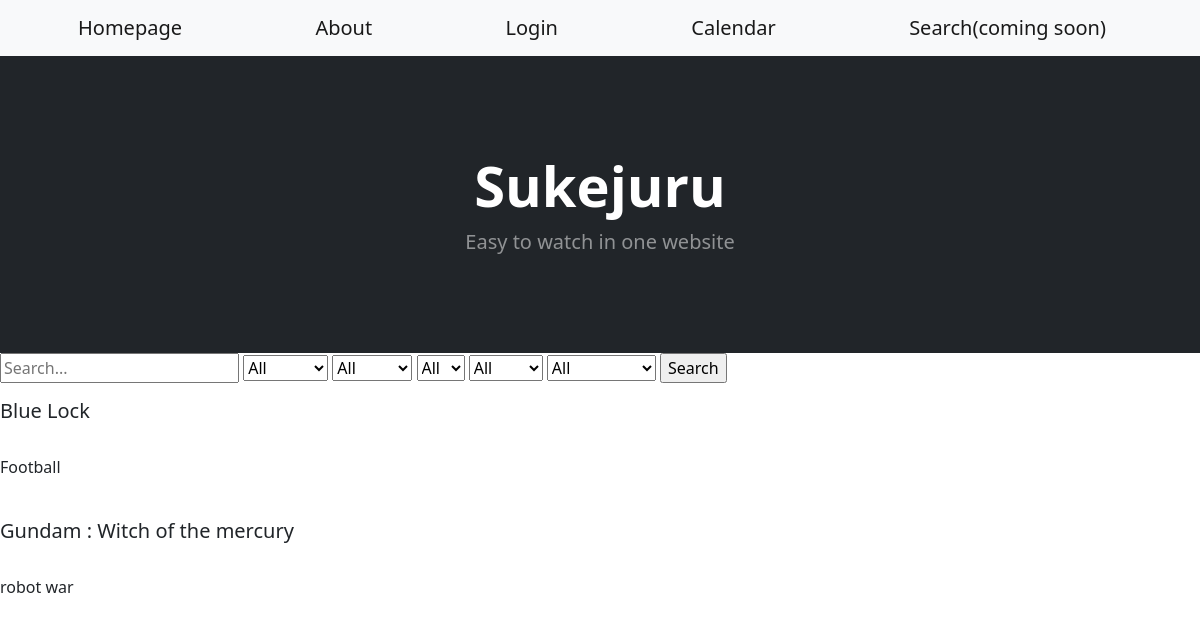
The app's page /search, older data.
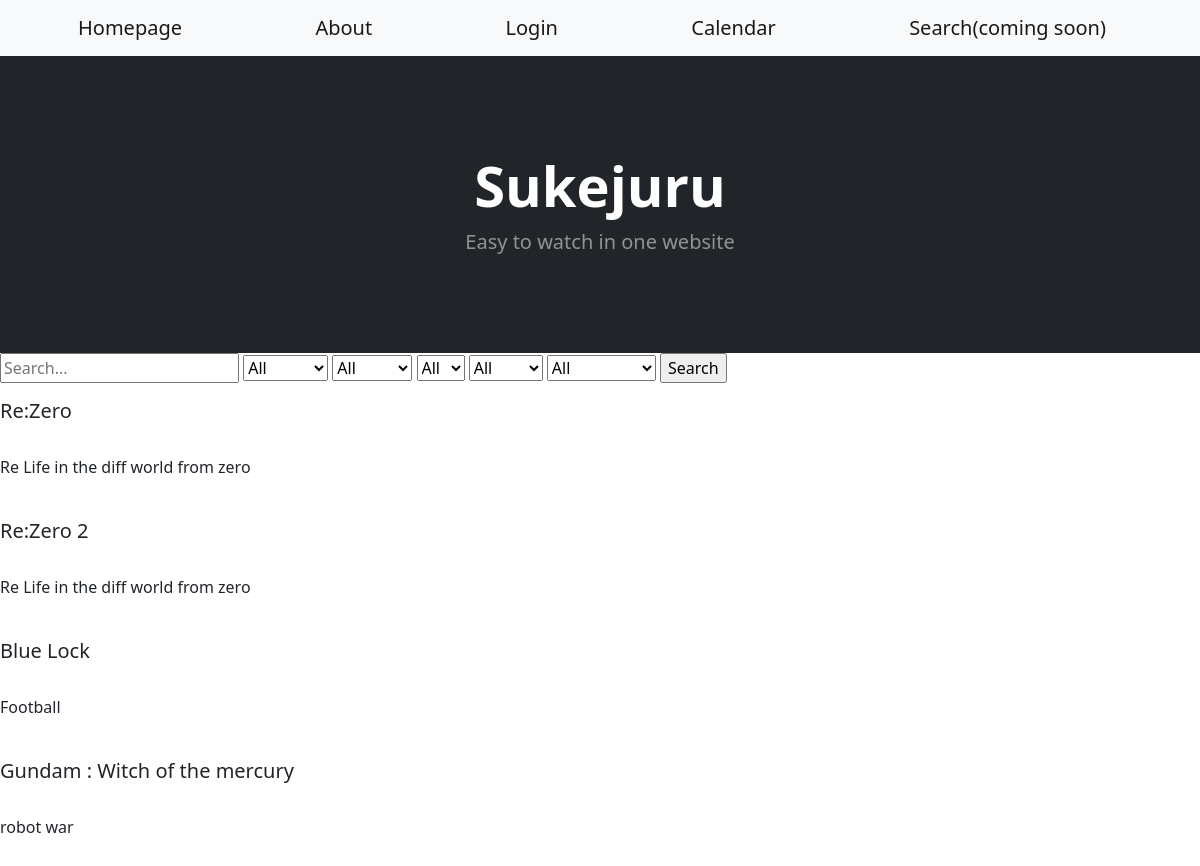
The same page, newer data.
### sekujuru_app/models.py (models this page shows, shortened)
class Anime(models.Model):
    anime_id = models.IntegerField(primary_key=True)
    anime_name = models.CharField(max_length=99)
    anime_image = models.CharField(max_length=999, default="https://upload.wikimedia.org/wikipedia/commons/thumb/d/d1/Image_not_available.png/640px-Image_not_available.png")
    description = models.CharField(max_length=999, default="-")
    platform = models.ManyToManyField(AnimePlatform, default=None)
    day = models.ManyToManyField(Day)
    time = models.TimeField()
    genre = models.ManyToManyField(Genre)
    season = models.ManyToManyField(Season)
    rating = models.IntegerField()

### sekujuru_app/views.py (the view)
# urls.py: path('search', views.search_view, name='search'),
def search_view(request):
    context = {
        "platform": AnimePlatform.objects.all(),
        "genre": Genre.objects.all(),
        "season": Season.objects.all(),
    }
    if request.method == "GET":
        query = request.GET.get("q")
        platform = request.GET.get("platform")
        genre = request.GET.get("genre")
        season = request.GET.get("season")
        rating = request.GET.get("rating")
        day = request.GET.get("day")
        if query==None:
            search_result = Anime.objects.all().order_by("rating")
            context.update({"result": search_result})
        else:
            search_result = Anime.objects.filter(
                Q(anime_name__icontains=query) | Q(description__icontains=query),
            )
        if platform != "All" and platform != None:
            search_result = search_result.filter(platform__name=platform)
        if genre != "All" and genre != None:
            search_result = search_result.filter(genre__name=genre)
        if season != "All" and season != None:
            search_result = search_result.filter(season__name=season)
        if rating != "All" and rating != None:
            search_result = search_result.filter(rating=int(rating))
        if day != "All" and day != None:
            search_result = search_result.filter(day__name=day)
        context.update({"result": search_result})
    return render(request, 'Home/search.html', context)

### sekujuru_app/templates/Home/search.html (shortened to what this page needs)
{% load static %}
<link rel="stylesheet" href="{% static 'index/home.css' %}" type = "text/css">
<nav class="navbar navbar-expand-lg navbar-light bg-light">
   <div class="container px-4 px-lg-5">
       <a class="navbar-brand" href="home">Homepage</a>
       <a class="navbar-brand" href="about" >About</a>
       {% if request.user.is_authenticated %}
       <a class="navbar-brand" href="{% url 'logout' %}">Logout</a>
       {% else %}
       <a class="navbar-brand" href="{% url 'login' %}">Login</a>
       {% endif %}
       <a class="navbar-brand" href="calender" >Calendar</a>
       <a class="navbar-brand" href="search" >Search(coming soon)</a>
       </div>
</nav>
<header class="bg-dark py-5">
   <div class="container px-4 px-lg-5 my-5">
       <div class="text-center text-white">
           <h1 class="display-4 fw-bolder">Sukejuru</h1>
           <p class="lead fw-normal text-white-50 mb-0">Easy to watch in one website</p>
       </div>
   </div>
</header>
<form action="{% url 'search' %}" method="get">
    <input name="q" type="text" placeholder="Search...">
    <select name="platform">
        <option value="All">All</option>
    </select>
    <select name="genre">
        <option value="All">All</option>
    </select>
    <select name="season">
        <option value="All">All</option>
    </select>
    <select name="rating">
        <option value="All">All</option>
    </select>
    <select name="day">
        <option value="All">All</option>
    </select>
    <input type="submit" value="Search">
</form>
{% for i in result %}
<h5> {{ i.anime_name }} </h5> <br>
<p> {{ i.description }} </p> <br>
{% endfor %}

Row changes from the older to the newer data that the page shows:
added Anime: anime_name "Re:Zero", description "Re Life in the diff world from zero"
added Anime: anime_name "Re:Zero 2", description "Re Life in the diff world from zero"
